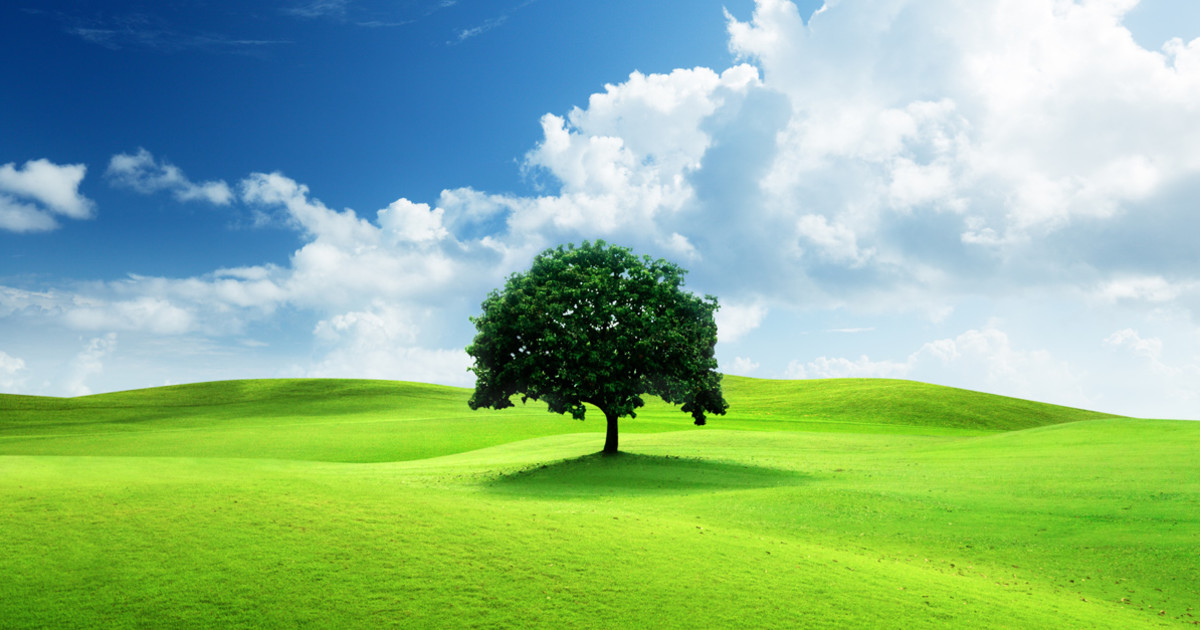
#> input picture nature.jpg, 1200 x 630 px, found by its file name
$ python 10_a.py
#> lines starting #> are read from the running program, lines starting #| are printed output that depends on the picture
import cv2
import numpy as np
import matplotlib.pyplot as plt

def image_subtraction(image1_path, image2_path):
    # Load images
#> called with image1_path = 'P:\\PCA2_10071023015\\nature.jpg', image2_path = 'P:\\PCA2_10071023015\\image.jpg'
    image1 = cv2.imread(image1_path)
#> image1 is the input picture: shape (630, 1200, 3); mean B, G, R 139.7, 183.3, 139.6
    image2 = cv2.imread(image2_path)
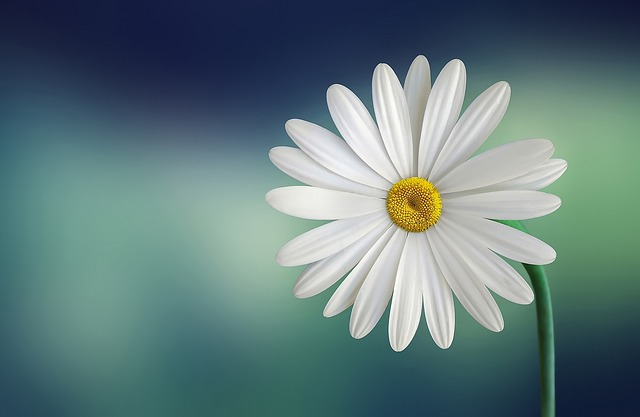
#> input picture image.jpg, 640 x 417 px, found by its file name
#> image2 is the input picture: shape (417, 640, 3); mean B, G, R 123.8, 122.4, 97.3

    if image1 is None or image2 is None:
        print(f"Error: Unable to load images from {image1_path} or {image2_path}")
        return

    # Convert to grayscale
    gray1 = cv2.cvtColor(image1, cv2.COLOR_BGR2GRAY)
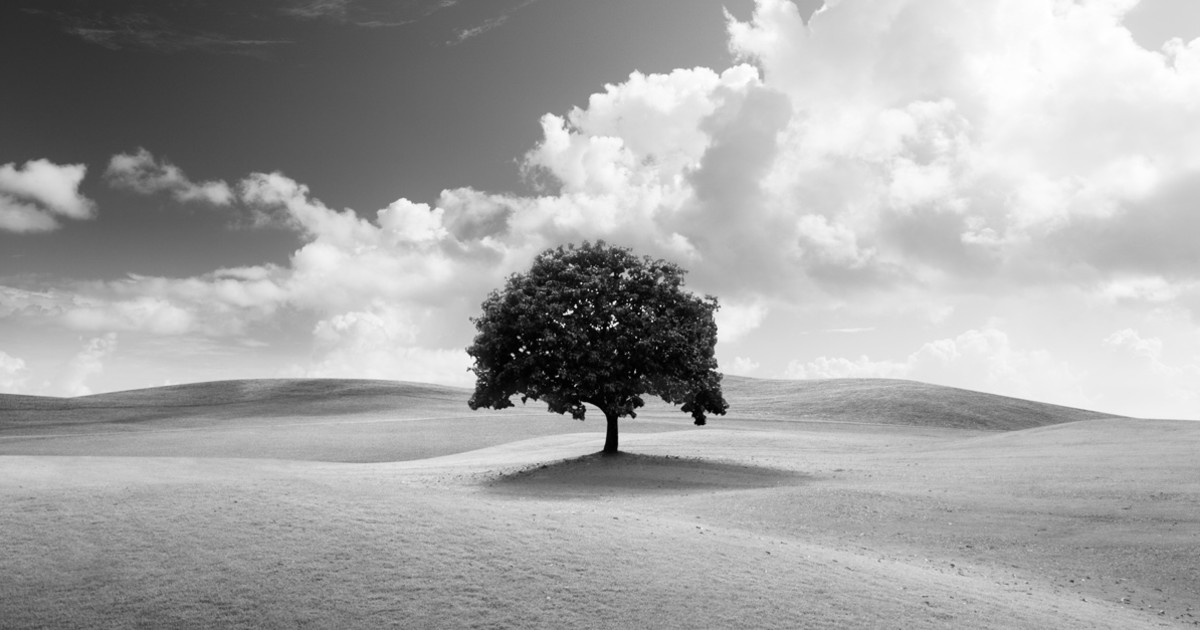
#> gray1: shape (630, 1200); min 0, max 255, mean 165.3
    gray2 = cv2.cvtColor(image2, cv2.COLOR_BGR2GRAY)
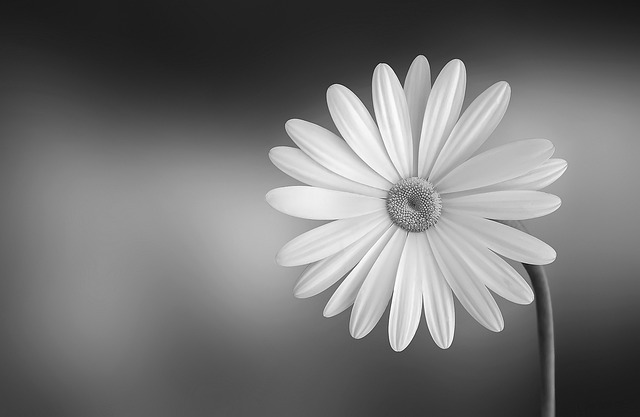
#> gray2: shape (417, 640); min 12, max 255, mean 115.1

    # Check if dimensions match
    if gray1.shape != gray2.shape:
        # Resize gray1 to match gray2 dimensions
        gray1 = cv2.resize(gray1, (gray2.shape[1], gray2.shape[0]))
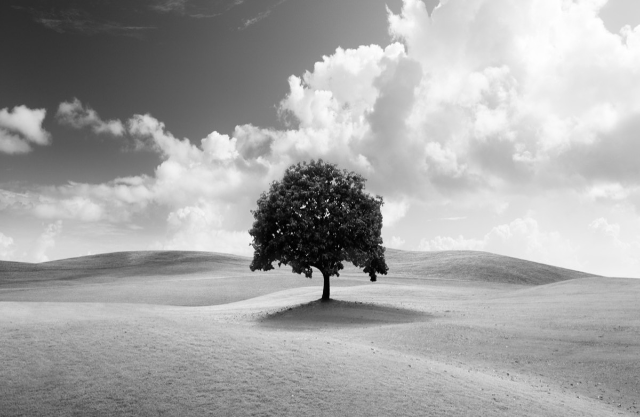
#> gray1: shape (417, 640); min 0, max 255, mean 165.2

    # Perform subtraction
    subtracted_image = cv2.subtract(gray1, gray2)
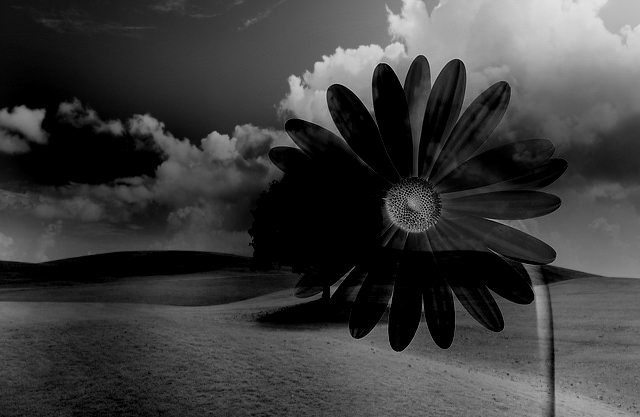
#> subtracted_image: shape (417, 640); min 0, max 226, mean 61.2

    # Plotting
    fig, axs = plt.subplots(1, 3, figsize=(15, 5))

    # Original Images
    axs[0].imshow(cv2.cvtColor(image1, cv2.COLOR_BGR2RGB))
    axs[0].set_title('Image 1')
    axs[0].axis('off')

    axs[1].imshow(cv2.cvtColor(image2, cv2.COLOR_BGR2RGB))
    axs[1].set_title('Image 2')
    axs[1].axis('off')

    # Subtracted Image
    axs[2].imshow(subtracted_image, cmap='gray')
    axs[2].set_title('Subtracted Image')
    axs[2].axis('off')

    # Show plot
    plt.tight_layout()
    plt.show()
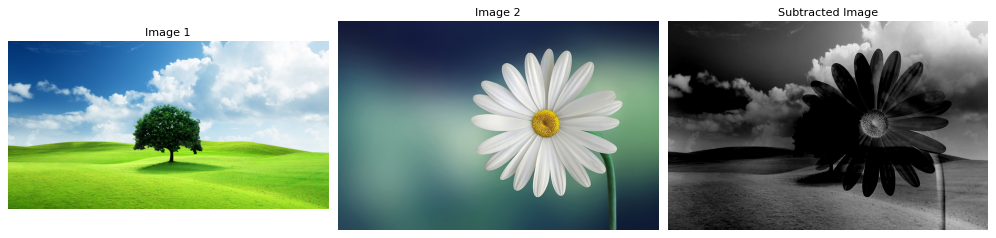
#> figure drawn by matplotlib, 3 panels

# Paths to your images
image1_path = "P:\\PCA2_10071023015\\nature.jpg"  # Replace with your image path
image2_path = "P:\\PCA2_10071023015\\image.jpg"  # Replace with your image path

# Perform image subtraction
image_subtraction(image1_path, image2_path)
